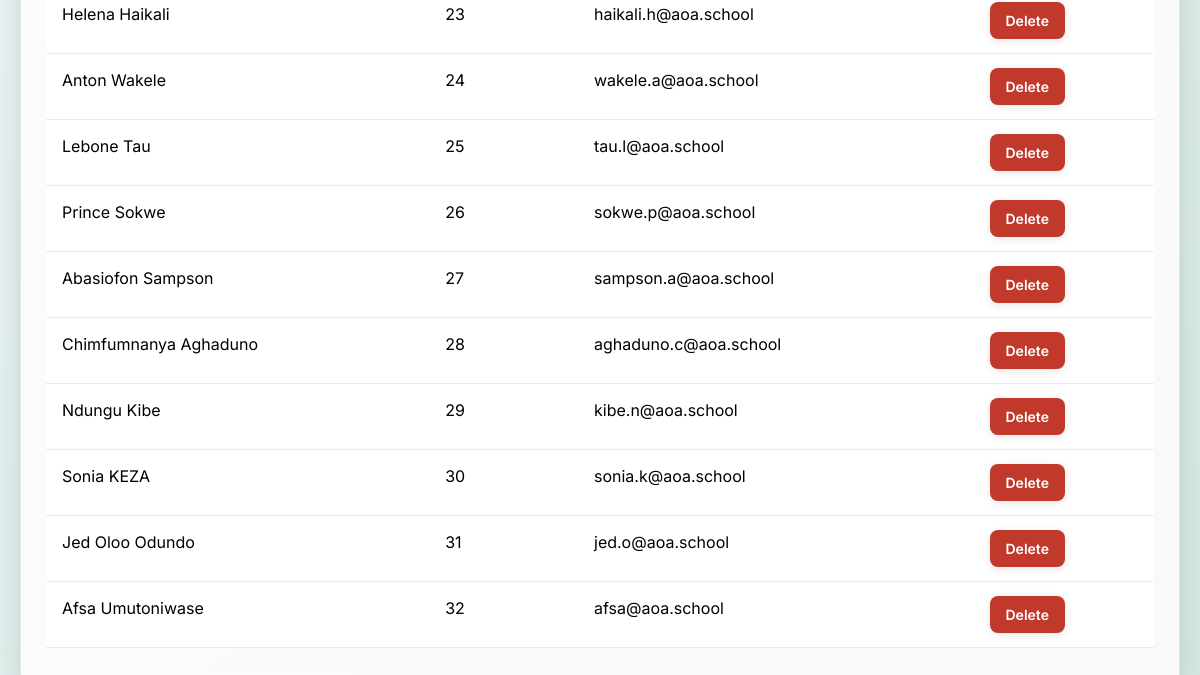
The page /students/view (signed in, lower part) on the database as committed earlier.
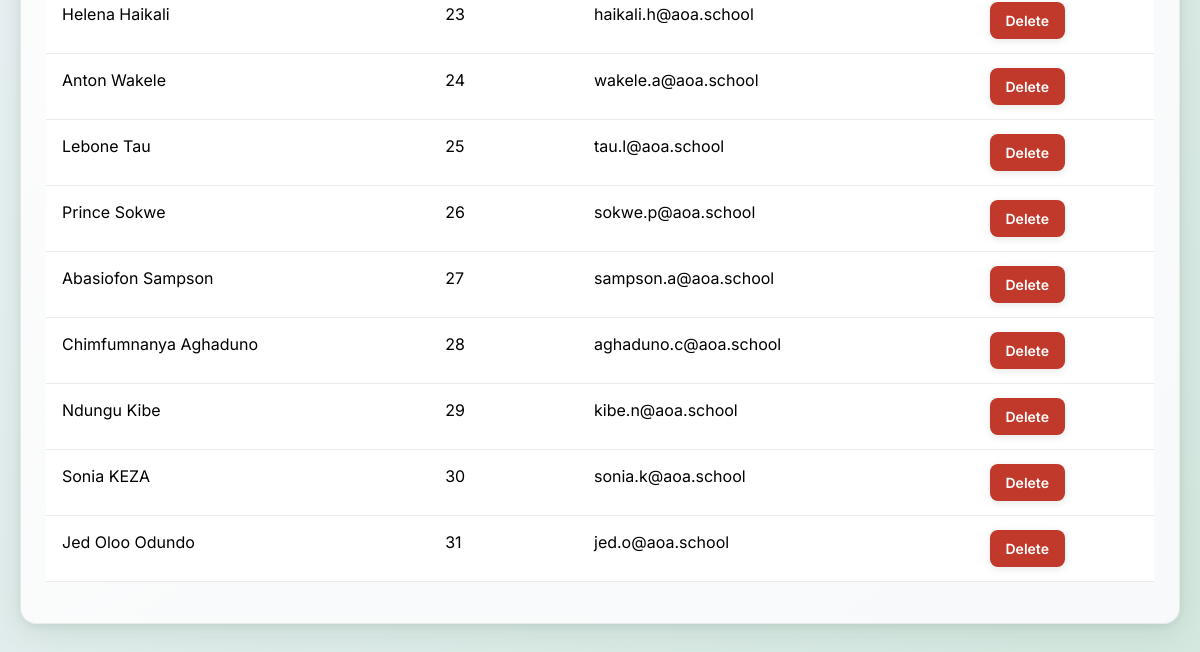
The same page on the database as committed later.
### tables this page shows
CREATE TABLE Login(name TEXT, userid TEXT, password INTEGER, branch TEXT, mobile INTEGER, email TEXT);

### app.py (the view)
@app.route('/students/view')
@login_required
def view_students():
    get_db()
    cur = get_cursor()
    cur.execute('SELECT name, userid, email FROM Login')
    students = [dict(row) for row in cur.fetchall()]
    return render_template('view_students.html', students=students)

### app.py (called while the page is built, shortened)
def get_db():
    global DB_PATH, _db_initialized
    if 'db' not in g:
        if DB_PATH is None:
            DB_PATH = _resolve_db_path()
        g.db = sqlite.connect(DB_PATH)
        g.db.row_factory = sqlite.Row
    return g.db

def get_cursor():
    return get_db().cursor()

def login_required(f):
    @wraps(f)
    def decorated_function(*args, **kwargs):
        if 'admin_logged_in' not in session:
            flash('Please login to access this page', 'error')
            return redirect(url_for('login'))
        return f(*args, **kwargs)
    return decorated_function

### templates/view_students.html (shortened to what this page needs)
{% extends 'base.html' %}
{% block content %}
    <div class="table-container">
        <table class="data-table table">
            <tbody>
                {% for student in students %}
                <tr>
                    <td>{{ student.name }}</td>
                    <td>{{ student.userid }}</td>
                    <td>{{ student.email }}</td>
                    <td>
                        <button onclick="deleteStudent('{{ student.userid }}', '{{ student.name }}')"
                                class="btn btn-danger btn-sm">Delete</button>
                    </td>
                </tr>
                {% endfor %}
            </tbody>
        </table>
    </div>
{% endblock %}

Rows that differ between the two databases and show on the page:
removed Login: name "Afsa Umutoniwase", userid "32", email "afsa@aoa.school"
